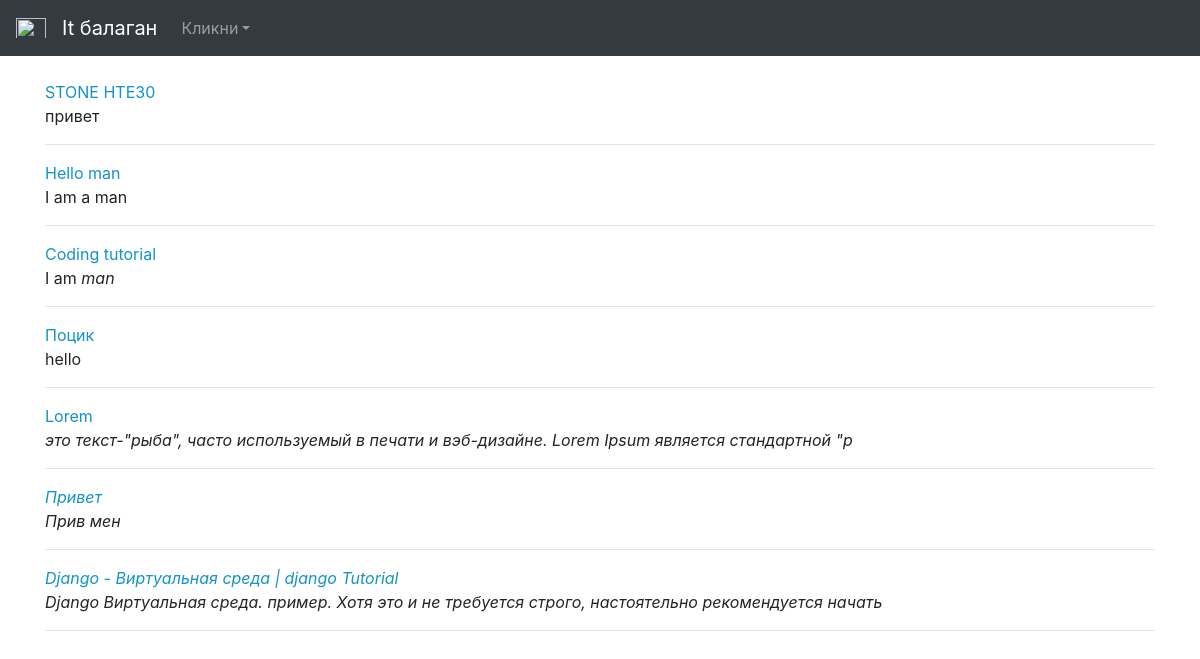
The page /new_list/ (signed in) on the database its author committed.
### theblog/models.py (models this page shows, shortened)
class Post(models.Model):
    title = models.CharField(max_length=120)
    title_tag = models.CharField(max_length=120, default="It балаган")
    author = models.ForeignKey(User, on_delete=models.CASCADE)
    body = models.TextField()
    post_date = models.DateField(auto_now_add=True)
    category = models.CharField(max_length=120, default='coding')
    likes = models.ManyToManyField(User, related_name='blog_post')

### theblog/views.py (the view)
# urls.py: path('new_list/', new_list, name='new_list')
def new_list(request):
    articles_new_list = Post.objects.order_by('-id')[:10]
    a = [i for i in articles_new_list]
    return render(request, 'new_list.html', {'new_list': a})

### theblog/templates/new_list.html
{% extends 'base.html' %}
{% block content %}
{% for item in new_list%}
	<a href="{% url 'article_detail' item.pk %}">{{item.title}}</a><br>
	{{item.body|slice:"100"|safe}}
	<hr>
{% endfor %}
{% endblock %}

### theblog/templates/base.html (style rules this page uses)
a { color: #1293cd; text-decoration: none; background-color: transparent; text-align: center; }

### rows shown on the page
Post: title "STONE HTE30", body "привет"
Post: title "Hello man", body "I am a man"
Post: title "Coding tutorial", body "I am man"
Post: title "Поцик", body "hello"
Post: title "Lorem", body "это текст-\"рыба\", часто используемый в печати и вэб-дизайне. Lorem Ipsum является стандартной \"р"
Post: title "Привет", body "Прив мен"
Post: title "Django - Виртуальная среда | django Tutorial", body "Django Виртуальная среда. пример. Хотя это и не требуется строго, настоятельно рекомендуется начать"
